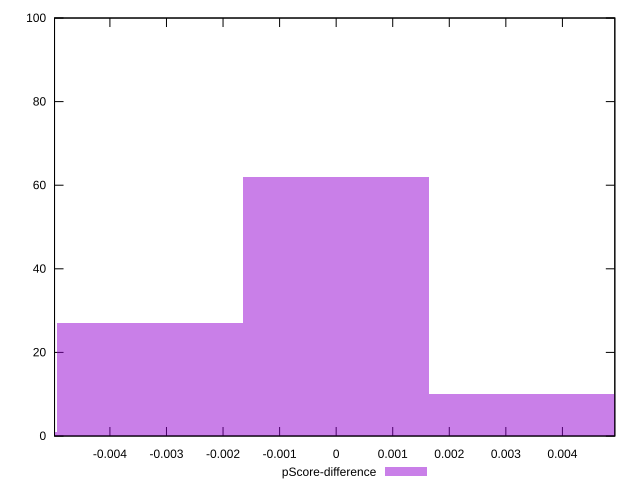

This chart was generated by the following gnuplot code:
reset

$pScoreDifference <<EOF
0 62
-0.003289318991800111 27
0.003289318991800111 10
-0.006578637983600222 1
EOF

set key outside below
set boxwidth 0.003289318991800111
set xrange [-0.00497916666790843:0.004926666663959578]
set yrange [0:100]
set trange [0:100]
set style fill transparent solid 0.5 noborder
set terminal svg size 640, 490 enhanced background rgb 'white'
set output "reprap/uses-rel-preconnect/samples/pages+cached+noexternal+nomedia+nocss+nojs/pScore-difference/histogram.svg"

plot $pScoreDifference title "pScore-difference" with boxes

reset
